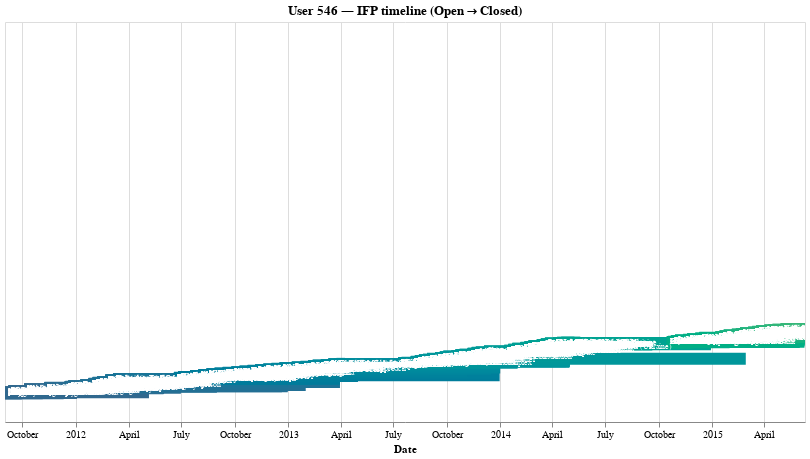

Vega-Lite specification for this chart:
### Vega-Lite specification from a JSON file in a GitHub repository (floating-point values rounded to 4 significant figures; data arrays with more than 128 entries replaced by an {"elided": "..."} marker saying what was removed)
{"config": {"view": {"continuousWidth": 300, "continuousHeight": 300}}, "layer": [{"mark": {"type": "bar", "height": 12}, "encoding": {"color": {"field": "date_start", "legend": null, "scale": {"scheme": "viridis"}, "type": "temporal"}, "tooltip": [{"field": "ifp_id", "title": "IFP", "type": "nominal"}, {"field": "short_title", "title": "Title", "type": "nominal"}, {"field": "date_start", "title": "Opened", "type": "temporal"}, {"field": "date_closed", "title": "Closed", "type": "temporal"}], "x": {"field": "date_start", "title": "Date", "type": "temporal"}, "x2": {"field": "date_closed"}, "y": {"axis": null, "field": "y_idx", "title": null, "type": "quantitative"}}, "name": "view_2396ee2d70e065e8_0"}, {"mark": {"type": "text", "align": "left", "color": "white", "dx": 3, "fontSize": 8}, "encoding": {"text": {"field": "short_title", "type": "nominal"}, "x": {"field": "date_start", "type": "temporal"}, "y": {"field": "y_idx", "type": "quantitative"}}}], "data": {"name": "data-bdf6b3dc81e12082f4a22556e0157e10"}, "height": 400, "params": [{"name": "param_f268f798f41c853e", "select": {"type": "interval"}, "bind": "scales", "views": ["view_2396ee2d70e065e8_0"]}], "title": "User 546 — IFP timeline (Open → Closed)", "width": 800, "$schema": "https://vega.github.io/schema/vega-lite/v6.1.0.json", "datasets": {"data-bdf6b3dc81e12082f4a22556e0157e10": {"elided": "451 records"}}}
